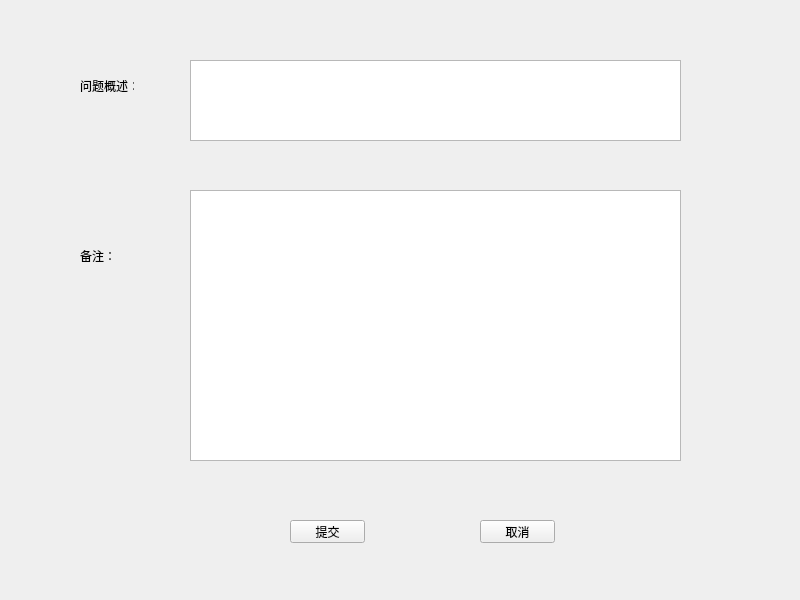
<?xml version="1.0" encoding="UTF-8"?>
<ui version="4.0">
 <class>Other</class>
 <widget class="QWidget" name="Other">
  <property name="geometry">
   <rect>
    <x>0</x>
    <y>0</y>
    <width>800</width>
    <height>600</height>
   </rect>
  </property>
  <property name="windowTitle">
   <string>Form</string>
  </property>
  <widget class="QLabel" name="label">
   <property name="geometry">
    <rect>
     <x>80</x>
     <y>80</y>
     <width>54</width>
     <height>12</height>
    </rect>
   </property>
   <property name="text">
    <string>问题概述：</string>
   </property>
  </widget>
  <widget class="QLabel" name="label_2">
   <property name="geometry">
    <rect>
     <x>80</x>
     <y>250</y>
     <width>54</width>
     <height>12</height>
    </rect>
   </property>
   <property name="text">
    <string>备注：</string>
   </property>
  </widget>
  <widget class="QPushButton" name="pushButton">
   <property name="geometry">
    <rect>
     <x>290</x>
     <y>520</y>
     <width>75</width>
     <height>23</height>
    </rect>
   </property>
   <property name="text">
    <string>提交</string>
   </property>
  </widget>
  <widget class="QPushButton" name="pushButton_2">
   <property name="geometry">
    <rect>
     <x>480</x>
     <y>520</y>
     <width>75</width>
     <height>23</height>
    </rect>
   </property>
   <property name="text">
    <string>取消</string>
   </property>
  </widget>
  <widget class="QTextEdit" name="textEdit">
   <property name="geometry">
    <rect>
     <x>190</x>
     <y>60</y>
     <width>491</width>
     <height>81</height>
    </rect>
   </property>
  </widget>
  <widget class="QTextEdit" name="textEdit_2">
   <property name="geometry">
    <rect>
     <x>190</x>
     <y>190</y>
     <width>491</width>
     <height>271</height>
    </rect>
   </property>
  </widget>
 </widget>
 <resources/>
 <connections/>
</ui>
